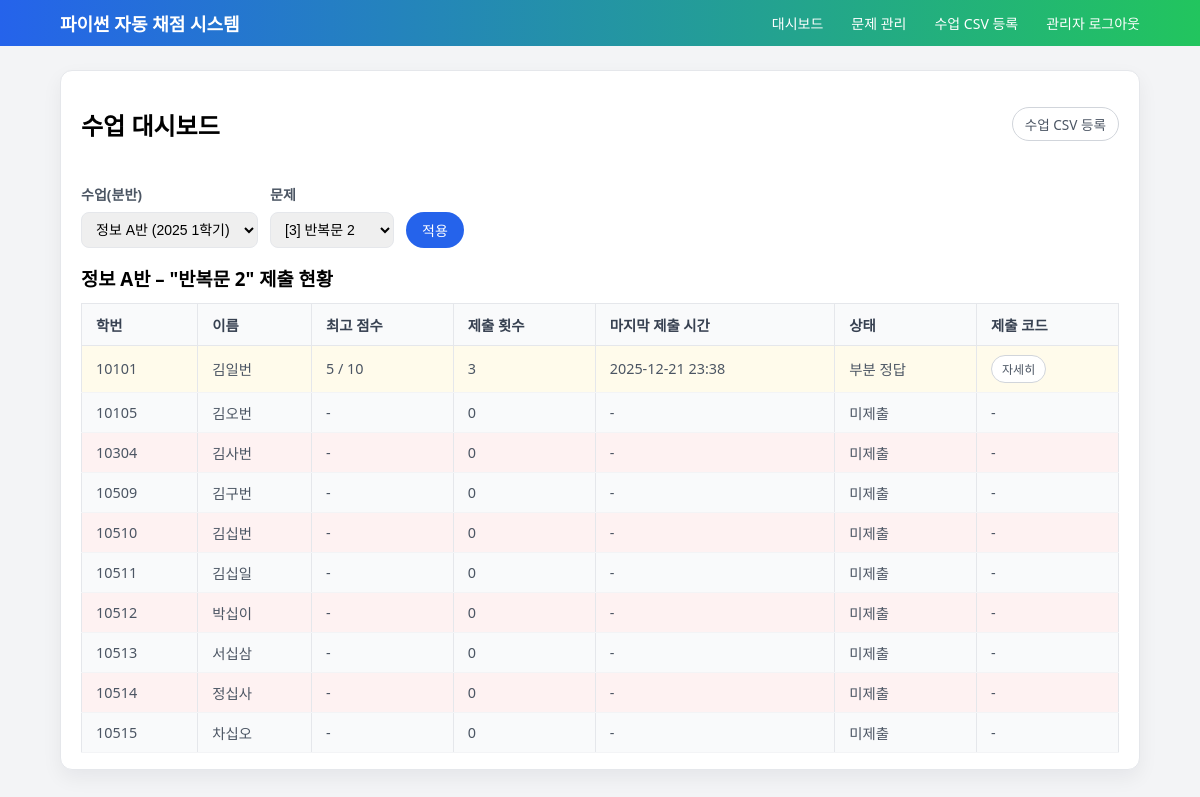
Screenshot of /admin/dashboard?problem_id=3 (signed in) with the database file from the repository.
### models.py (models this page shows, shortened)
class ClassGroup(db.Model):
    id = db.Column(db.Integer, primary_key=True)
    subject = db.Column(db.String(100), nullable=False)      # 정보, 인공지능기초 등
    section = db.Column(db.String(20), nullable=False)       # A, B, 1, 2 ...
    label = db.Column(db.String(150), nullable=False)        # 화면에 표시할 이름
    year = db.Column(db.Integer, nullable=True)              # 2025 등
    term = db.Column(db.String(20), nullable=True)           # 1학기, 2학기 등
    created_at = db.Column(db.DateTime, default=datetime.utcnow)
    enrollments = db.relationship("Enrollment", backref="class_group", lazy=True)

class Problem(db.Model):
    id = db.Column(db.Integer, primary_key=True)
    title = db.Column(db.String(200), nullable=False)
    description = db.Column(db.Text, nullable=False)
    sample_input = db.Column(db.Text, nullable=True)
    sample_output = db.Column(db.Text, nullable=True)
    answer_code = db.Column(db.Text, nullable=False)
    rubric = db.Column(db.Text, nullable=False)
    is_open = db.Column(db.Boolean, default=False)
    max_score = db.Column(db.Integer, default=10)
    created_at = db.Column(db.DateTime, default=datetime.utcnow)
    updated_at = db.Column(
        db.DateTime, default=datetime.utcnow, onupdate=datetime.utcnow
    )
    submissions = db.relationship("Submission", backref="problem", lazy=True)

class Student(db.Model):
    id = db.Column(db.Integer, primary_key=True)
    grade = db.Column(db.Integer, nullable=False)
    class_no = db.Column(db.Integer, nullable=False)
    student_no = db.Column(db.Integer, nullable=False)
    name = db.Column(db.String(50), nullable=False)
    created_at = db.Column(db.DateTime, default=datetime.utcnow)
    submissions = db.relationship("Submission", backref="student", lazy=True)
    enrollments = db.relationship("Enrollment", backref="student", lazy=True)
    @property
    def student_code(self) -> str:
        return f"{self.grade}{self.class_no:02d}{self.student_no:02d}"

### app.py (the view, shortened to what this page needs)
    @app.route("/admin/dashboard")
    @admin_login_required
    def admin_dashboard():
        problems = Problem.query.order_by(Problem.id).all()
        class_groups = ClassGroup.query.order_by(
            ClassGroup.subject, ClassGroup.section
        ).all()
        class_group_id = request.args.get("class_group_id", type=int)
        if class_group_id is None:
            class_group = class_groups[0]
        else:
            class_group = ClassGroup.query.get(class_group_id) or class_groups[0]
        problem_id = request.args.get("problem_id", type=int)
        selected_problem = Problem.query.get(problem_id) if problem_id else None
        enrolls = Enrollment.query.filter_by(class_group_id=class_group.id).all()
        student_ids = [e.student_id for e in enrolls]
        students = []
        if student_ids:
            students = (
                Student.query.filter(Student.id.in_(student_ids))
                .order_by(Student.grade, Student.class_no, Student.student_no)
                .all()
            )
        rows = []
        if selected_problem and students:
            for s in students:
                q = Submission.query.filter_by(
                    student_id=s.id, problem_id=selected_problem.id
                )
                best_score = q.with_entities(func.max(Submission.score)).scalar()
                last_time = q.with_entities(func.max(Submission.created_at)).scalar()
                attempt_count = q.count()
                rows.append(
                    {
                        "student": s,
                        "best_score": best_score,
                        "max_score": selected_problem.max_score,
                        "last_time": last_time,
                        "attempt_count": attempt_count,
                        "has_submitted": attempt_count > 0,
                    }
                )
        return render_template(
            "admin/dashboard.html",
            problems=problems,
            class_groups=class_groups,
            selected_class_group=class_group,
            selected_problem_id=problem_id,
            rows=rows,
            selected_problem=selected_problem,
        )

### app.py (called while the page is built)
def admin_login_required(f):
    @wraps(f)
    def wrapper(*args, **kwargs):
        if "admin_id" not in session:
            flash("관리자 로그인이 필요합니다.")
            return redirect(url_for("admin_login"))
        return f(*args, **kwargs)
    return wrapper

### templates/admin/dashboard.html (shortened to what this page needs)
{% extends "base.html" %}
{% block content %}
<div class="card">
  <div style="display:flex; justify-content:space-between; align-items:center; margin-bottom:12px;">
    <h2>수업 대시보드</h2>
    <a href="{{ url_for('admin_class_import') }}" class="btn btn-secondary">
      수업 CSV 등록
    </a>
  </div>
  <form method="get" action="{{ url_for('admin_dashboard') }}" class="filter-form" style="margin-bottom:16px;">
    <div style="display:flex; flex-wrap:wrap; gap:12px; align-items:flex-end;">
      <div>
        <label class="label" for="class_group_id">수업(분반)</label>
        <select class="input" id="class_group_id" name="class_group_id">
          {% for cg in class_groups %}
            <option value="{{ cg.id }}"
              {% if selected_class_group and cg.id == selected_class_group.id %}selected{% endif %}>
              {{ cg.label }}{% if cg.year %} ({{ cg.year }} {{ cg.term or "" }}){% endif %}
            </option>
          {% endfor %}
        </select>
      </div>
      <div>
        <label class="label" for="problem_id">문제</label>
        <select class="input" id="problem_id" name="problem_id">
          {% for p in problems %}
            <option value="{{ p.id }}"
              {% if selected_problem_id == p.id %}selected{% endif %}>
              [{{ p.id }}] {{ p.title }}
            </option>
          {% endfor %}
        </select>
      </div>
      <div>
        <button class="btn" type="submit" style="margin-top:6px;">적용</button>
      </div>
    </div>
  </form>
  {% if not selected_class_group %}
    <p>먼저 수업 CSV를 등록하여 수업(분반)을 개설하세요.</p>
  {% elif not selected_problem %}
    <p>위에서 문제를 선택하면, 이 수업 학생들의 제출 현황을 볼 수 있습니다.</p>
  {% elif rows|length == 0 %}
    <p>이 수업에는 아직 등록된 학생이 없거나, 선택한 문제에 대한 제출이 없습니다.</p>
  {% else %}
    <h3 style="margin-top:8px; margin-bottom:8px;">
      {{ selected_class_group.label }} – "{{ selected_problem.title }}" 제출 현황
    </h3>
    <table class="table">
      <thead>
        <tr>
          <th>학번</th>
          <th>이름</th>
          <th>최고 점수</th>
          <th>제출 횟수</th>
          <th>마지막 제출 시간</th>
          <th>상태</th>
          <th>제출 코드</th>
        </tr>
      </thead>
      <tbody>
        {% for row in rows %}
          <tr class="{% if not row.has_submitted %}status-none{% elif row.best_score == row.max_score %}status-full{% else %}status-part{% endif %}">
            <td>{{ row.student.student_code }}</td>
            <td>{{ row.student.name }}</td>
            <td>
              {% if row.best_score is not none %}
                {{ row.best_score }} / {{ row.max_score }}
              {% else %}
                -
              {% endif %}
            </td>
            <td>{{ row.attempt_count }}</td>
            <td>
              {% if row.last_time %}
                {{ row.last_time|kst }}
              {% else %}
                -
              {% endif %}
            </td>
            <td>
              {% if not row.has_submitted %}
                미제출
              {% elif row.best_score == row.max_score %}
                만점
              {% else %}
                부분 정답
              {% endif %}
            </td>
            <td>
              {% if row.has_submitted %}
                <a
                  href="{{ url_for('admin_submissions',
                                   student_id=row.student.id,
                                   problem_id=selected_problem.id) }}"
                  class="btn btn-secondary"
                  style="padding:4px 10px; font-size:12px;"
                >
                  자세히
                </a>
              {% else %}
                -
              {% endif %}
            </td>
          </tr>
        {% endfor %}
      </tbody>
    </table>
  {% endif %}
</div>
{% endblock %}

### static/css/main.css (style rules this page uses)
body { font-family: system-ui, -apple-system, BlinkMacSystemFont, sans-serif; margin: 0; background: #f3f4f6; }
.card { background: #fff; border-radius: 12px; padding: 16px 20px; box-shadow: 0 10px 30px rgba(15, 23, 42, 0.08); margin-bottom: 16px; }
.btn { display: inline-block; padding: 8px 14px; border-radius: 999px; border: none; background: #2563eb; color: #fff; text-decoration: none; font-size: 0.9rem; cursor: pointer; }
.btn-secondary { background: #6b7280; }
.label { display: block; font-size: 0.85rem; color: #4b5563; margin-top: 8px; }
.input { width: 100%; box-sizing: border-box; padding: 6px 8px; margin-top: 4px; border-radius: 8px; border: 1px solid #d1d5db; font-size: 0.9rem; }
.table { width: 100%; border-collapse: collapse; font-size: 0.9rem; }
.table th, .table td { border: 1px solid #e5e7eb; padding: 6px 8px; text-align: left; }
body { margin: 0; font-family: system-ui, -apple-system, BlinkMacSystemFont, "Segoe UI", sans-serif; background: #f3f4f6; }
.card { background: white; border-radius: 16px; padding: 20px 24px; box-shadow: 0 15px 35px rgba(15, 23, 42, 0.08); }
.btn { display: inline-block; border-radius: 999px; border: none; background: #2563eb; color: white; padding: 8px 16px; font-size: 14px; cursor: pointer; text-decoration: none; }
.btn-secondary { background: #4b5563; }
.input, .textarea { width: 100%; padding: 8px 10px; border-radius: 8px; border: 1px solid #e5e7eb; font-size: 14px; box-sizing: border-box; }
.label { display: block; font-size: 14px; font-weight: 600; margin-top: 10px; margin-bottom: 4px; }
.table { width: 100%; border-collapse: collapse; margin-top: 12px; font-size: 14px; }
.table th, .table td { border-bottom: 1px solid #e5e7eb; padding: 6px 8px; text-align: left; }
.table thead { background: #f3f4f6; }
.status-none { background: #fef2f2; }
.status-part { background: #fffbeb; }
.card { background: #ffffff; border-radius: 12px; padding: 16px 20px; box-shadow: 0 8px 20px rgba(15, 23, 42, 0.06); border: 1px solid #e5e7eb; }
.table { width: 100%; border-collapse: collapse; background: #ffffff; font-size: 0.9rem; }
.table thead { background: #f9fafb; }
.table thead th { font-weight: 600; color: #374151; padding: 10px 14px; border-bottom: 1px solid #e5e7eb; text-align: left; }
.table tbody td { padding: 9px 14px; border-bottom: 1px solid #f3f4f6; color: #4b5563; vertical-align: middle; }
.table tbody tr:nth-child(even) { background-color: #f9fafb; }
.btn-secondary { display: inline-flex; align-items: center; gap: 4px; padding: 6px 12px; border-radius: 999px; border: 1px solid #d1d5db; background: #ffffff; color: #4b5563; font-size: 0.85rem; text-decoration: none; box-shadow: none; cursor: pointer; transition: background-color 0.15s ease, border-color 0.15s ease, color 0.15s ease, transform 0.05s ease; }

### rows the page displays
ClassGroup: label "정보 A반"
Problem: title "반복문 2"
Student: student.student_code "10101", student.name "김일번"
Student: student.student_code "10105", student.name "김오번"
Student: student.student_code "10304", student.name "김사번"
Student: student.student_code "10509", student.name "김구번"
Student: student.student_code "10510", student.name "김십번"
Student: student.student_code "10511", student.name "김십일"
Student: student.student_code "10512", student.name "박십이"
Student: student.student_code "10513", student.name "서십삼"
Student: student.student_code "10514", student.name "정십사"
Student: student.student_code "10515", student.name "차십오"

### other values shown
{{ row.best_score }} "5"
{{ row.max_score }} "10"
{{ row.attempt_count }} "3" "0" "0" "0" "0" "0" "0" "0" "0" "0"
{{ row.last_time|kst }} "2025-12-21 23:38"
form field class_group_id "정보 A반 (2025 1학기)"
